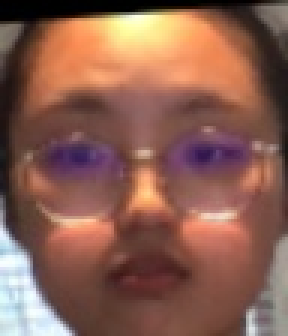
#> input picture 项目二-OpenCV/data/face_dataset/lm/lm.jpg, 96 x 112 px, given as the content of the folder ../../项目二-OpenCV/data/face_dataset/lm/lm.jpg, which was not available (shown 3 times larger)
$ python -i face_training.py   (imports and definitions only)
#> lines starting #> are read from the running program, lines starting #| are printed output that depends on the picture; pictures that were not available may be replaced by others from this repository, and a replacement may not be noted
import cv2  # 导入OpenCV库
import numpy as np  # 导入numpy库，用于数组操作
import os  # 导入os库，用于文件路径操作
from PIL import Image  # 导入PIL库，用于图像处理


def getImageAndLabels(path):
    # 储存人脸数据
    facesSamples = []
    # 存储姓名数据
    ids = []
    # 储存图片信息
    imagePaths = [os.path.join(path, f) for f in os.listdir(path) if
                  f.lower() != "desktop.ini"]  # 获取指定路径下除了desktop.ini之外的所有文件路径
    # 加载人脸检测器分类器
    face_detector = cv2.CascadeClassifier("haarcascade_frontalface_alt2.xml")
    # 遍历列表中的图片
    for imagePath in imagePaths:

        # 打开图片并转换为灰度图
        pil_img = Image.open(imagePath).convert('L')
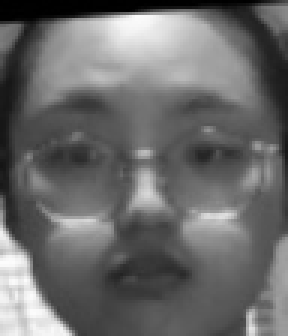
#> pil_img: PIL image 96x112 L (shown 3 times larger); min 0, max 252, mean 106.2
        # 使用PIL库中的Image.open()
        # 函数打开图像文件，然后通过.convert('L')
        # 将图像转换为灰度图像，这是因为人脸检测通常在灰度图像上进行。

        # 将图片转换为numpy数组
        img_numpy = np.array(pil_img, 'uint8')
        # PIL_img：是一个PIL图像对象，通过Image.open()
        # 函数打开并转换为灰度图像。
        # np.array()：是NumPy库中的函数，用于将输入转换为NumPy数组。
        # 'uint8'：是指定转换后的数组的数据类型。在这里，'uint8'
        # 表示无符号8位整数，范围从0到255。这是因为灰度图像的像素值通常在0到255之间，用8位表示。

        # 获取图片中的人脸特征
        faces = face_detector.detectMultiScale(img_numpy, scaleFactor=1.2, minNeighbors=4, minSize=(30, 30))
#> faces = ()
        # detectMultiScale()函数返回一个包含人脸位置和尺寸的矩形列表。
        # img_numpy：是输入的图像，这里是一个NumPy数组，通常是灰度图像。这个函数会在这个图像中进行人脸检测。
        # scaleFactor：用于指定在图像金字塔中每个图像缩放比例的参数。它影响了算法在不同尺度上检测物体的能力。
        # 如果设置为1.2，表示每次缩小图像的比例为1.2倍。
        # minNeighbors：指定每个候选矩形应该保留多少个相邻矩形。这个参数可以用来调节检测结果的准确性。较高的值会导致更少的检测结果，但可能会提高准确性。
        # minSize：指定检测到的对象的最小尺寸。它是一个元组，包含了宽度和高度的最小值。在这里，设置为(30, 30)
        # 表示检测到的人脸矩形的宽度和高度至少为30个像素。

        # 获取图片的id和姓名
        id = os.path.split(imagePath)[1].split('.')[0]
        # os.path.split(imagePath)：这个函数将给定的路径分割成目录路径和文件名两部分，并返回一个元组。
        # 在这里，imagePath是图像文件的路径，所以os.path.split(imagePath)返回一个包含目录路径和文件名的元组。
        # [1]：这个索引表示我们只关心元组中的第二个元素，也就是文件名部分。
        # split('.')：这个方法根据指定的分隔符（这里是.）将字符串分割成多个部分，并返回一个包含分割后的字符串的列表。
        # [0]：这个索引表示我们只关心分割后的列表中的第一个元素，也就是文件名中的ID部分。

        for x, y, w, h in faces:
            ids.append(id)  # 将id添加到列表中
            facesSamples.append(img_numpy[y:y + h, x:x + w])  # 将人脸样本添加到列表中
#> this loop made 0 passes
#> after the loop, facesSamples = []; ids = []
            # 在这段代码中，faces是一个存储检测到的人脸位置信息的列表。
            # 每个元素都是一个包含四个值的元组，分别表示检测到的人脸的位置和尺寸：x坐标、y坐标、宽度（width）、高度（height）。
            # 在for x, y, w, h in faces: 循环中，对于每个检测到的人脸，代码会执行以下操作：
            # x, y, w, h：这些变量分别接收了当前循环中人脸位置信息元组中的四个值，即人脸矩形的左上角顶点的 x 和 y 坐标，以及矩形的宽度和高度。
            # ids.append(id)：将之前从图像文件路径中提取出的ID添加到名为 ids 的列表中。这个列表用于存储每个人脸对应的ID。
            # facesSamples.append(img_numpy[y:y + h, x:x + w])：从原始图像数组img_numpy中裁剪出当前检测到的人脸区域，
            # 并将裁剪出的人脸样本添加到名为facesSamples的列表中。这样，facesSamples列表就存储了所有检测到的人脸样本。
            #
            # 所以，faces是一个包含了检测到的人脸位置信息的列表，而forx, y, w, h in faces: 循环则用于遍历每个检测到的人脸，并对其进行后续处理。

    print('id:', ids)  # 打印人脸id信息
#| id: []
    print('fs:', facesSamples)  # 打印人脸样本信息
#| fs: []
    return facesSamples, ids  # 返回人脸样本和id列表


def train_model():
    path = 'D/paper/xfei/face_id/test/face/'  # 图片文件路径
    if not os.path.exists(path):  # 判断路径是否存在
        return "Error: The specified path does not exist."

    try:
        recognizer = cv2.face.LBPHFaceRecognizer_create()  # 创建LBPHFaceRecognizer识别器
        faces, ids = getImageAndLabels(path)  # 获取人脸样本和id列表
        # umat_ids = convert_to_umat(ids)
        recognizer.train(faces, np.array(ids, dtype=np.int32))  # 训练模型

        recognizer.write('D:/paper/xfei/face_opencv/face_opencv/flaskProject/trained_model.yml')  # 保存训练好的模型
        return "Model trained successfully"
    except Exception as e:
        return f"Error: {e}"  # 返回错误信息


# [15 lines of commented-out code are left out]

>>> result = getImageAndLabels('../../项目二-OpenCV/data/face_dataset/lm/lm.jpg')
#> result = ([], [])

$ run again, on 项目二-OpenCV/data/face_dataset/lm/lm_2.jpg
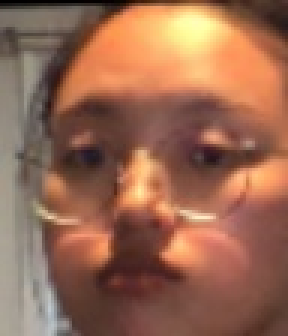
#> input picture 项目二-OpenCV/data/face_dataset/lm/lm_2.jpg, 96 x 112 px, given as the content of the folder ../../项目二-OpenCV/data/face_dataset/lm/lm_2.jpg, which was not available (shown 3 times larger)
#> in getImageAndLabels, `pil_img = Image.open(imagePath).convert('L')`:
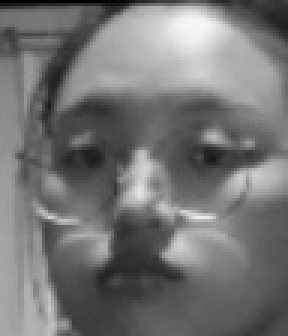
#> pil_img: PIL image 96x112 L (shown 3 times larger); min 0, max 246, mean 116
#> faces = ()
#> after the loop in getImageAndLabels, `for x, y, w, h in faces:`: facesSamples = []
#| id: []
#| fs: []
#> result = ([], [])
